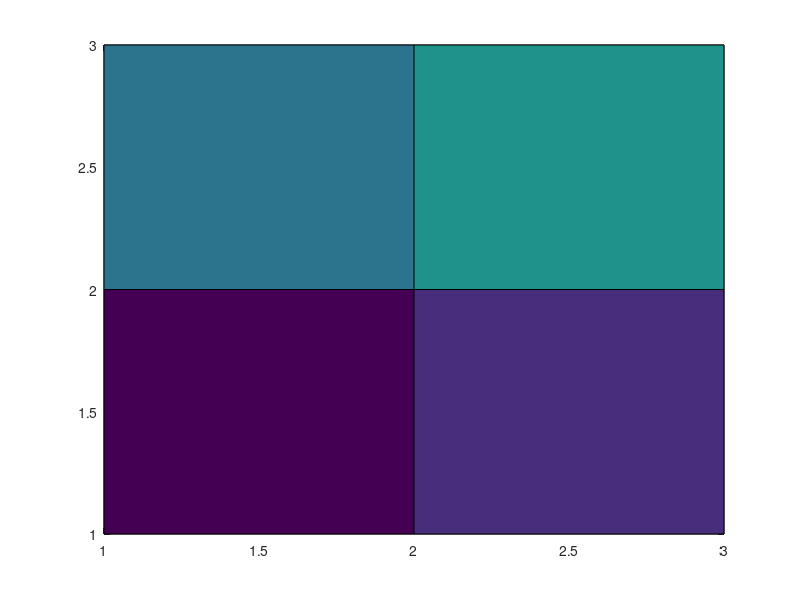
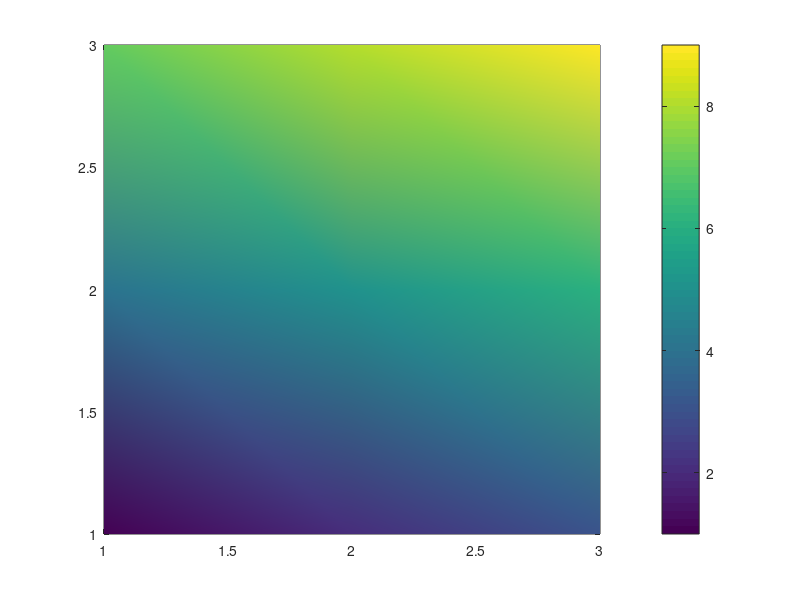

MATLAB code to generate these figures, in order:
a = [1 2 3];
b = [1 2 3];
c = [1 2 3; 4 5 6; 7 8 9];
figure(1);
pcolor(a,b,c);

figure(2);
pcolor(a,b,c); shading interp; colorbar;